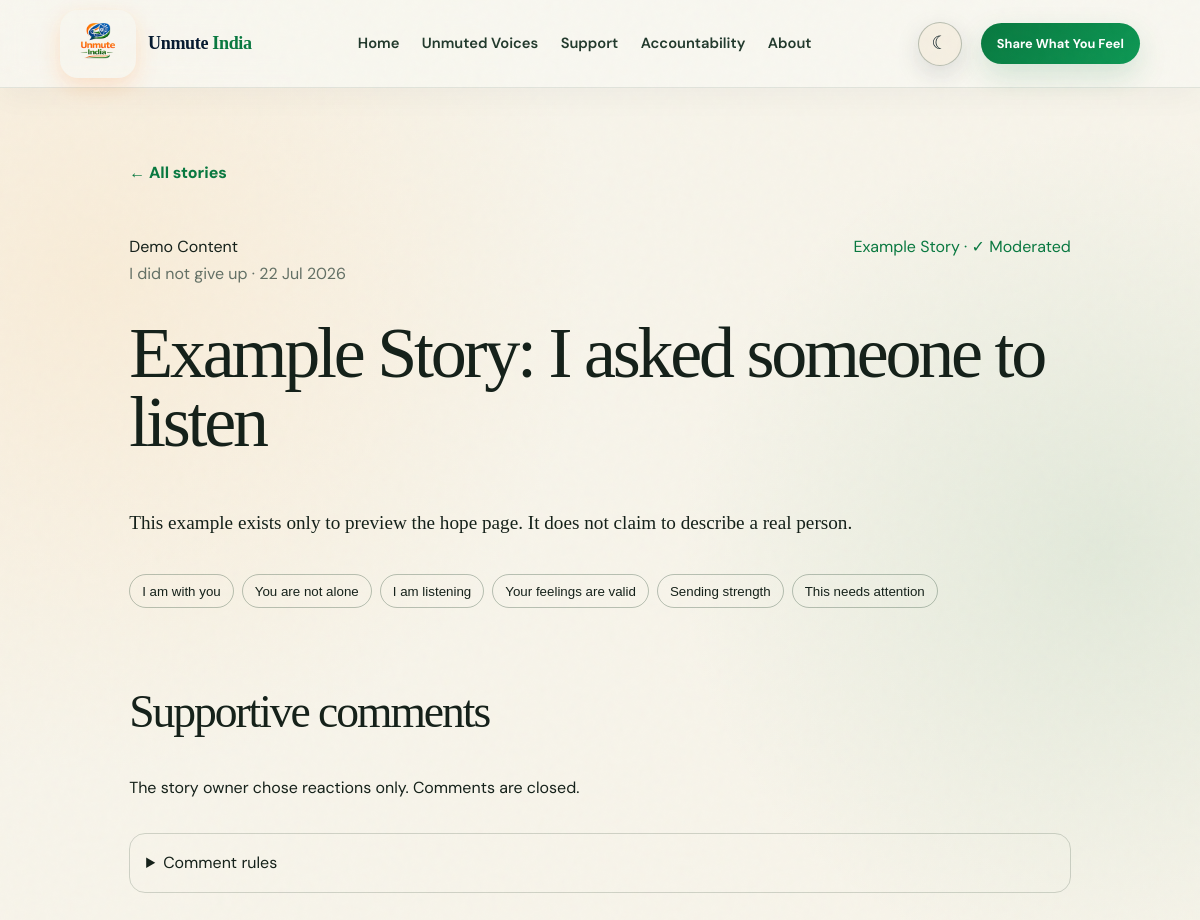
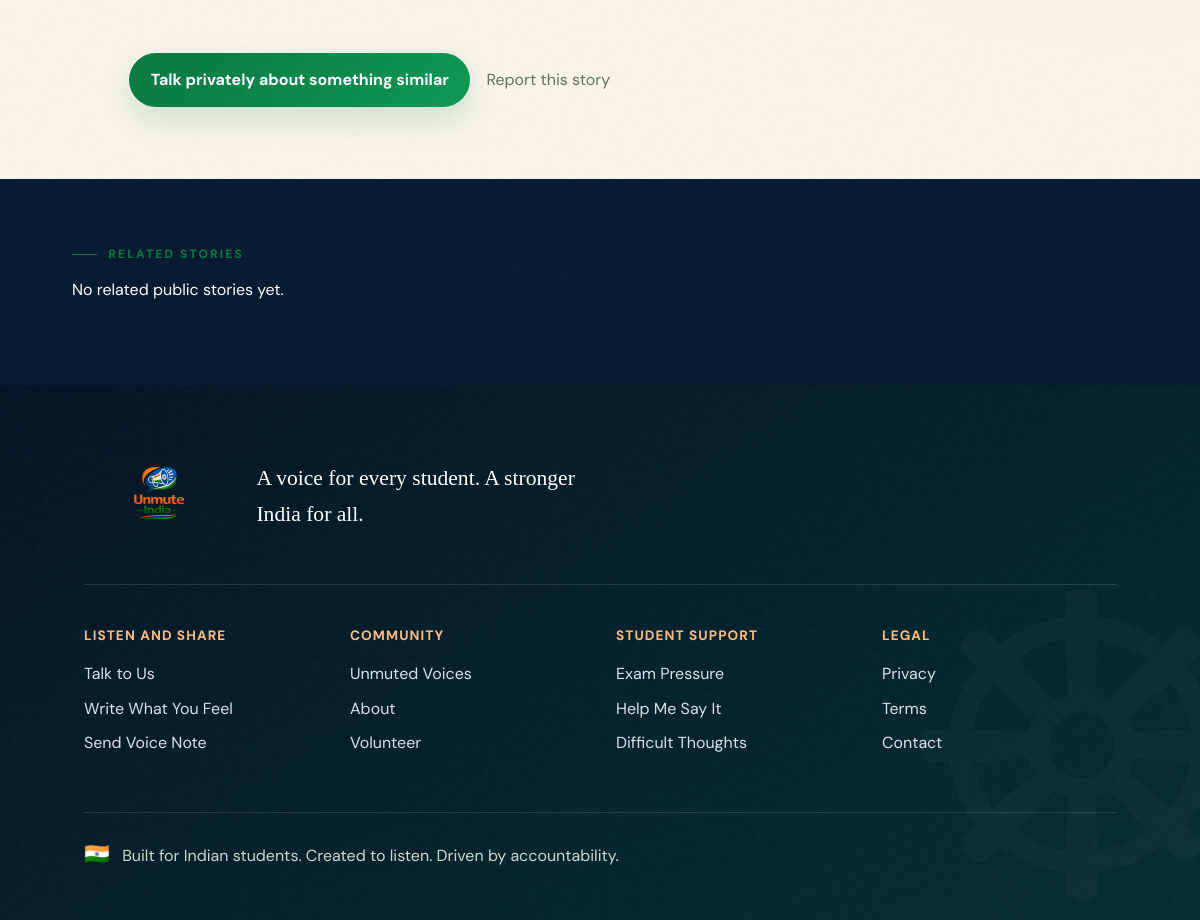
Page /stories/demo-hope-story/ on the committed database (2 pictures, top to bottom).
### indiaApp/models.py (models this page shows, shortened)
class TimeStampedModel(models.Model):
    created_at = models.DateTimeField(auto_now_add=True)
    updated_at = models.DateTimeField(auto_now=True)
    class Meta:
        abstract = True

class Story(TimeStampedModel):
    MODES = [('support','Support only'),('advice','Advice welcome'),('none','No comments')]
    FORMATS = [('text','Text'),('voice','Voice'),('video','Video')]
    TOPICS = [('heard','Needed to be heard'),('alone','I thought I was alone'),('listened','Someone listened to me'),('hope','I did not give up'),('message','To another student'),('exam','Exam pressure'),('family','Family pressure'),('college','College life'),('coaching','Coaching pressure'),('protest','Protest experience')]
    title = models.CharField(max_length=140, blank=True)
    body = models.TextField()
    slug = models.SlugField(unique=True)
    display_name = models.CharField(max_length=80, blank=True)
    age_group = models.CharField(max_length=40, blank=True)
    state = models.CharField(max_length=80, blank=True)
    story_format = models.CharField(max_length=10, choices=FORMATS, default='text', db_index=True)
    topic = models.CharField(max_length=20, choices=TOPICS, default='heard', db_index=True)
    public_media = models.FileField(upload_to='stories/', blank=True, validators=[FileExtensionValidator(['mp3','m4a','wav','ogg','webm','mp4','mov'])])
    transcript = models.TextField(blank=True)
    duration = models.CharField(max_length=12, blank=True)
    content_warning = models.CharField(max_length=180, blank=True)
    face_hidden = models.BooleanField(default=False)
    audio_only = models.BooleanField(default=False)
    approved = models.BooleanField(default=False, db_index=True)
    comment_mode = models.CharField(max_length=10, choices=MODES, default='support')
    moderation_status = models.CharField(max_length=12, choices=[('draft','Draft'),('review','Pending Review'),('published','Published'),('rejected','Rejected'),('archived','Archived')], default='review', db_index=True)
    public_consent = models.BooleanField(default=False, db_index=True)
    privacy_review_complete = models.BooleanField(default=False, db_index=True)
    location_consented = models.BooleanField(default=False)
    published_at = models.DateTimeField(null=True, blank=True, db_index=True)
    removed_at = models.DateTimeField(null=True, blank=True, db_index=True)
    featured = models.BooleanField(default=False, db_index=True)
    thumbnail = models.ImageField(upload_to='story_thumbnails/', blank=True)
    is_demo = models.BooleanField(default=False, db_index=True)

### indiaApp/views.py (the view)
# urls.py: path('stories/<slug:slug>/', views.story_detail, name='story_detail'), path('stories/<int:pk>/comment/', views.story_comment, name='story_comment'),
def story_detail(request, slug):
    story = get_object_or_404(public_stories(), slug=slug)
    related=public_stories().filter(topic=story.topic).exclude(pk=story.pk)[:3]
    return render(request, 'stories/detail.html', {'story':story, 'comments':story.comments.filter(approved=True,status='approved',removed_at__isnull=True,parent__isnull=True).prefetch_related('replies'), 'related_stories':related})

### indiaApp/views.py (called while the page is built)
def public_stories():
    return Story.objects.filter(approved=True, moderation_status='published', public_consent=True, privacy_review_complete=True, removed_at__isnull=True).annotate(reaction_count=Count('reactions', distinct=True), comment_count=Count('comments', filter=Q(comments__approved=True,comments__status='approved',comments__removed_at__isnull=True), distinct=True)).order_by('-featured','-published_at','-created_at')

### templates/stories/detail.html (shortened to what this page needs)
{% extends 'base.html' %}{% load static %}{% block css %}<link rel="stylesheet" href="{% static 'css/stories/story_detail.css' %}">{% endblock %}{% block content %}<article class="story-detail"><a class="back-story" href="{% url 'stories' %}">← All stories</a><header><div class="story-meta"><span>{{ story.display_name|default:'Anonymous Student' }}</span><span>{% if story.is_demo %}Example Story · {% endif %}✓ Moderated</span></div><p class="story-place">{{ story.get_topic_display }} · {{ story.published_at|default:story.created_at|date:'d M Y' }}</p><h1>{{ story.title|default:'Something I chose to share' }}</h1></header><div class="full-story">{{ story.body|linebreaks }}</div><form class="reaction-row" action="{% url 'react' story.pk %}" method="post"><button name="reaction" value="with_you">I am with you</button><button name="reaction" value="not_alone">You are not alone</button><button name="reaction" value="listening">I am listening</button><button name="reaction" value="valid">Your feelings are valid</button><button name="reaction" value="strength">Sending strength</button><button name="reaction" value="attention">This needs attention</button></form><section class="detail-comments"><h2>Supportive comments</h2>{% if story.comment_mode == 'none' %}<p>The story owner chose reactions only. Comments are closed.</p>{% endif %}<details class="comment-rules"><summary>Comment rules</summary></details></section><div class="story-detail-actions"><a class="pill" href="{% url 'talk' %}">Talk privately about something similar</a><a href="mailto:?subject=Report public story {{ story.slug }}">Report this story</a></div></article><section class="related-story-detail"><p class="eyebrow green">RELATED STORIES</p><div>{% for item in related_stories %}<a href="{% url 'story_detail' item.slug %}"><span>{{ item.get_story_format_display }}</span><h3>{{ item.title|default:'Anonymous story' }}</h3><p>{{ item.body|truncatewords:18 }}</p></a>{% empty %}<p>No related public stories yet.</p>{% endfor %}</div></section>{% endblock %}

### static/css/base.css (style rules this page uses)
:root { --navy:#081a2f;--blue:#14213d;--cream:#fff9f0;--paper:#fffdf8;--peach:#ffe7d6;--lav:#e9e3ff;--green:#138808;--softgreen:#e4f4ea;--orange:#ff7a00;--ink:#20242a;--muted:#606873;--shadow:0 20px 60px #14213d14;--radius:26px }
html { scroll-behavior:smooth }
* { box-sizing:border-box }
body { margin:0;background:var(--cream);color:var(--ink);font-family:'DM Sans',system-ui,sans-serif;line-height:1.65 }
body,header,section,footer { transition:background .25s,color .25s }
a { color:inherit;text-decoration:none }
.pill { display:inline-flex;align-items:center;justify-content:center;border:0;border-radius:999px;padding:.85rem 1.35rem;background:var(--green);color:white;font:inherit;font-weight:700;cursor:pointer }
.eyebrow { font-size:.75rem;letter-spacing:.18em;font-weight:800 }
.eyebrow.green { color:var(--green) }
h1,h2,h3,p { margin-top:0 }
h1 { font-size:clamp(2.7rem,6vw,6.4rem);line-height:.96;letter-spacing:-.06em }
h2 { font-size:clamp(2.15rem,4.5vw,4.6rem);line-height:1.08;letter-spacing:-.05em }
section { padding:clamp(4.5rem,9vw,9rem) clamp(1.2rem,7vw,7.5rem) }
:root { --navy:#061a30;--blue:#073f7d;--cream:#f7f4ea;--paper:#fffef9;--peach:#fff0df;--lav:#e8edf4;--green:#08783f;--softgreen:#e7f1e5;--orange:#ff7b19;--ink:#142019;--muted:#637065;--gold:#d7a548;--shadow:0 28px 80px #06243a1c;--radius:32px }
body { background:radial-gradient(circle at 8% 15%,#ffca8b30,transparent 26%),radial-gradient(circle at 92% 30%,#64a67c24,transparent 25%),var(--cream) }
.pill { background:linear-gradient(135deg,#08783f,#0d9854);box-shadow:0 12px 30px #08783f28;transition:transform .25s,box-shadow .25s }
.eyebrow::before { content:"";display:inline-block;width:25px;height:1px;background:currentColor;vertical-align:middle;margin-right:.7rem }
h1,h2 { font-family:Georgia,'Times New Roman',serif;font-weight:500;letter-spacing:-.045em }

### static/css/stories/story_detail.css (style rules this page uses)
.story-detail { max-width:980px;margin:auto;padding:clamp(3rem,6vw,6rem) 1.2rem }
.back-story { color:var(--green);font-weight:800 }
.story-detail header { margin:3rem 0 }
.story-meta { display:flex;justify-content:space-between;gap:1rem }
.story-meta span:last-child { color:var(--green) }
.story-place { color:var(--muted) }
.story-detail h1 { font-size:clamp(3rem,6vw,6rem);margin:2rem 0 }
.full-story { font:1.2rem/1.9 Georgia }
.story-detail details { margin:2rem 0;padding:1rem;border:1px solid #29463232;border-radius:16px }
.reaction-row { display:flex;gap:.5rem;flex-wrap:wrap;margin:2rem 0 }
.reaction-row button { padding:.55rem .75rem;border:1px solid #37543f55;border-radius:999px;background:transparent;color:inherit }
.detail-comments { padding:3rem 0!important }
.story-detail-actions { display:flex;gap:1rem;align-items:center;flex-wrap:wrap }
.story-detail-actions>a:last-child { color:var(--muted) }
.related-story-detail { background:#061a30;color:#fff }
.related-story-detail>div { display:grid;grid-template-columns:repeat(3,1fr);gap:1rem }

### static/css/responsive.css (style rules this page uses)
section { padding: clamp(3.5rem,5.5vw,5.75rem) clamp(1.2rem,6vw,6rem) !important; }
section h2 { font-size: clamp(2.2rem,3.8vw,4rem) !important; line-height: 1.06 !important; }

### rows in the picture
Story: display_name "Demo Content", topic "I did not give up", published_at "22 Jul 2026", title "Example Story: I asked someone to listen", body "This example exists only to preview the hope page. It does not claim to describe a real person."
